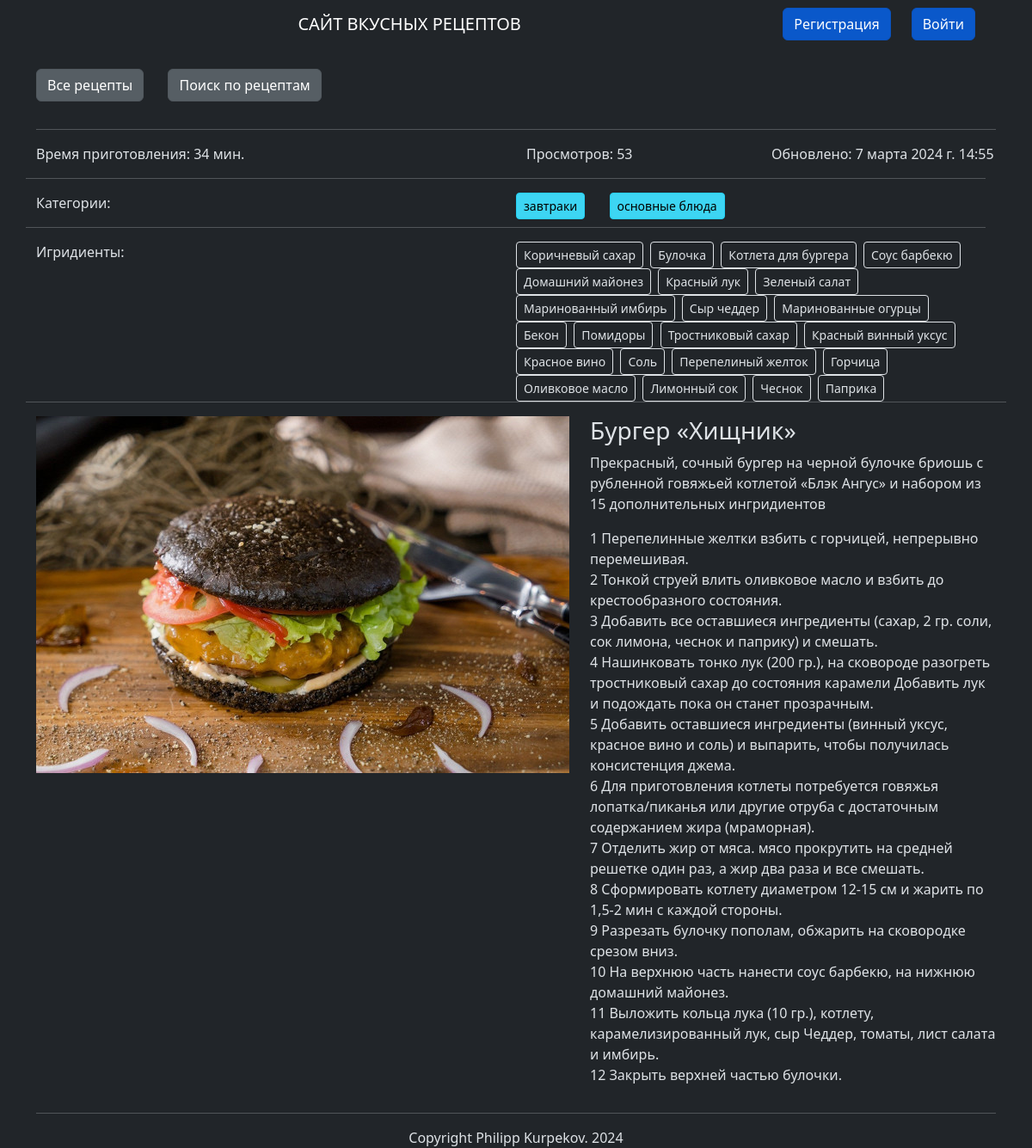
Screenshot of /recipe/6/ with the database file from the repository.
### recipes/models.py (models this page shows, shortened)
class Recipe(models.Model):
    title = models.CharField(max_length=200, unique=True,
                             verbose_name="Название рецепта")
    author = models.ForeignKey(User, on_delete=models.CASCADE,
                               verbose_name="Автор рецепта")
    description = models.TextField(default="",
                                   verbose_name="Краткое описание")
    cooking_steps = models.TextField(default="",
                                     verbose_name="Шаги приготовления")
    ingredients = models.ManyToManyField(Ingredients,
                                         verbose_name="Ингридиенты")
    category = models.ManyToManyField(Category,
                                      verbose_name="Категория")
    cooking_time = models.IntegerField(default=0,
                                       verbose_name="Время готовки")
    picture = models.ImageField(null=True, blank=True, upload_to="recipes_img/", verbose_name='Изображение')
    views = models.IntegerField(default=0,
                                verbose_name="Количество просмотров")
    date_of_creation = models.DateTimeField(auto_now_add=True,
                                            verbose_name="Время создания")
    date_of_update = models.DateTimeField(auto_now=True,
                                          verbose_name="Обновлено")

class Category(models.Model):
    title = models.CharField(max_length=200,  unique=True)

class Ingredients(models.Model):
    title = models.CharField(max_length=200,  unique=True)
    def __str__(self):
        return f'{self.title}'

### recipes/views.py (the view)
# urls.py: path('recipe/<int:recipe_id>/', views.recipe_full, name='recipe_full'),
def recipe_full(request, recipe_id):
    recipe = get_object_or_404(Recipe, pk=recipe_id)
    recipe.views += 1
    recipe.save()
    category = Category.objects.filter(recipe=recipe).values_list('title', flat=True)
    ingredients = list(Ingredients.objects.filter(recipe=recipe))
    return render(request, 'recipes/recipe_full.html',
                  {'recipe': recipe, 'category': category, 'ingredients': ingredients})

### recipes/templates/recipes/recipe_full.html (shortened to what this page needs)
{% extends "recipes/base.html" %}
{% block content %}
<section class="al mt-3">
    <div class="container justify-content-center">
        <div container>
            <hr class="hr hr-blurry"/>
            <div class="row">
                <div class="col">
                    <p>Время приготовления: {{ recipe.cooking_time }} мин.</p>
                </div>
                <div class="col">
                </div>
                <div class="col">
                    <p>Просмотров: {{ recipe.views }}</p>
                </div>
                <div class="col">
                    <p>Обновлено: {{ recipe.date_of_update }}</p>
                </div>
                <div class="row">
                    <hr class="hr hr-blurry"/>
                    <div class="col">
                        <p>Категории:</p>
                    </div>
                    <div class="col">
                        {% for category in category %}
                        <a href="{% url 'recipes:search_by_category' cat=category %}"
                           class="btn btn-info btn-sm  active me-4 " role="button" aria-pressed="true"> {{ category }}</a>
                        {% endfor %}
                    </div>
                </div>
                <div class="row">
                    <hr class="hr hr-blurry"/>
                    <div class="col">
                        <p>Игридиенты:</p>
                    </div>
                    <div class="col">
                        {% for ingredient in ingredients %}
                        <a href="{% url 'recipes:search_by_ingredient' ingredient=ingredient %}"
                           class="btn btn-outline btn-sm  active me-1 " role="button" aria-pressed="true"> {{ ingredient }}</a>
                        {% endfor %}
                    </div>
                </div>
                <hr class="hr hr-blurry"/>
            </div>
            <div class="row">
                <div class="col">
                    {% if recipe.picture %}
                    <img src="{{ recipe.picture.url }}"
                         class="d-block " height="415px">
                    {% else %}
                    <p>no image</p>
                    {% endif %}
                </div>
                <div class="col">
                    <h3>{{ recipe.title }}</h3>
                    <p>{{ recipe.description }}</p>
                    <p>{{ recipe.cooking_steps|linebreaksbr }}</p>
                </div>
            </div>
        </div>
    </div>
</section>
{% endblock %}

### rows the page displays
Recipe: cooking_time "34", views "53", date_of_update "7 марта 2024 г. 14:55", picture (picture), title "Бургер «Хищник»", description "Прекрасный, сочный бургер на черной булочке бриошь с рубленной говяжьей котлетой «Блэк Ангус» и набором из 15 дополнительных ингридиентов", cooking_steps "1 Перепелинные желтки взбить с горчицей, непрерывно перемешивая. 2 Тонкой струей влить оливковое масло и взбить до крестообразного состояния. 3 Добавить все оставшиеся ингредиенты (сахар, 2 гр. соли, сок лимона, чеснок и паприку) и смешать. 4 Нашинковать тонко лук (200 гр.), на сковороде разогреть тростниковый сахар до состояния карамели Добавить лук и подождать пока он станет прозрачным. 5 Добавить оставшиеся ингредиенты (винный уксус, красное вино и соль) и выпарить, чтобы получилась консистенция джема. 6 Для приготовления котлеты потребуется говяжья лопатка/пиканья или другие отруба с достаточным содержанием жира (мраморная). 7 Отделить жир от мяса. мясо прокрутить на средней решетке…"
Category: title "завтраки"
Category: title "основные блюда"
Ingredients: title "Коричневый сахар"
Ingredients: title "Булочка"
Ingredients: title "Котлета для бургера"
Ingredients: title "Соус барбекю"
Ingredients: title "Домашний майонез"
Ingredients: title "Красный лук"
Ingredients: title "Зеленый салат"
Ingredients: title "Маринованный имбирь"
Ingredients: title "Сыр чеддер"
Ingredients: title "Маринованные огурцы"
Ingredients: title "Бекон"
Ingredients: title "Помидоры"
Ingredients: title "Тростниковый сахар"
Ingredients: title "Красный винный уксус"
Ingredients: title "Красное вино"
Ingredients: title "Соль"
Ingredients: title "Перепелиный желток"
Ingredients: title "Горчица"
Ingredients: title "Оливковое масло"
Ingredients: title "Лимонный сок"
Ingredients: title "Чеснок"
Ingredients: title "Паприка"
